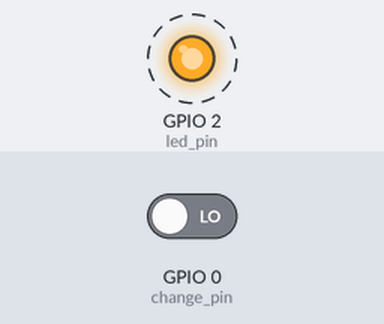
The sketch below on a simulated ESP32. Shown: output pins drawn as LEDs (lit = HIGH). Dashed ring = blinking. Inputs (shaded band) come from the test bench; at power-on: GPIO 0 (change_pin) LOW.

Above: at 0.15 s.
Timing chart, 0 to 3.0 s (numbered marks = the images above):
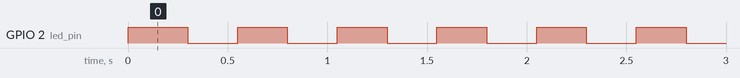

The sketch:

task_scheduling_challenge.ino
```cpp
#include <Arduino.h>

#if CONFIG_FREERTOS_UNICORE
static const BaseType_t app_cpu = 0;
#else
static const BaseType_t app_cpu = 1;
#endif

static const int led_pin = 2; // GPIO pin for the LED
static const int change_pin = 0; // GPIO pin for the button

static TaskHandle_t task_1 = NULL;
static TaskHandle_t task_2 = NULL;

enum blinkInterval {
    FAST_BLINK,
    SLOW_BLINK,
    INTERVAL_NUMBERS
};

blinkInterval currentInterval = SLOW_BLINK;


//Task: print msg length to serial terminal (lower priority)
void toggleLed(void *paramater) {
    while(1) {
        digitalWrite(led_pin, HIGH);
        vTaskDelay(1000 / portTICK_PERIOD_MS); // vTaskDelay is a non-blocking delay function
        digitalWrite(led_pin, LOW);
        vTaskDelay(1000 / portTICK_PERIOD_MS); // it expects a delay in ticks, so we convert milliseconds to ticks using portTICK_PERIOD_MS
    }
}

void toggleLedDiffInterval(void *paramater) {
    while(1) {
        digitalWrite(led_pin, HIGH);
        vTaskDelay(250 / portTICK_PERIOD_MS); // Toggle every 500ms
        digitalWrite(led_pin, LOW);
        vTaskDelay(250 / portTICK_PERIOD_MS);
    }
}


void setup() {
    pinMode(led_pin, OUTPUT);
    pinMode(change_pin, INPUT_PULLDOWN);

    xTaskCreatePinnedToCore(
        toggleLed,     // Function that implements the task.
        "Led Interval 1",       // Text name for the task.
        1024,           // Stack size in words, not bytes.
        NULL,           // Parameter passed into the task.
        1,              // Priority at which the task is created. (Lower priority)
        &task_1,        // Pointer to the task handle.
        app_cpu         // Core where the task should run.
    );

    xTaskCreatePinnedToCore(
        toggleLedDiffInterval,     // Function that implements the task.
        "Led Interval 2",       // Text name for the task.
        1024,           // Stack size in words, not bytes.
        NULL,           // Parameter passed into the task.
        1,              // Priority at which the task is created. (Higher priority)
        &task_2,        // Pointer to the task handle.
        app_cpu         // Core where the task should run.
    );

    vTaskSuspend(task_2); // Start with task_2 suspended
}

void loop() {
    // Check if the button is pressed
    if (digitalRead(change_pin) == LOW) {
        vTaskDelay(50 / portTICK_PERIOD_MS);

        currentInterval = (blinkInterval)((currentInterval + 1) % INTERVAL_NUMBERS); // Cycle through intervals
        if (currentInterval == FAST_BLINK) {
            vTaskResume(task_2); // Resume task_2 for fast blinking
            vTaskSuspend(task_1); // Suspend task_1 for fast blinking
        } else {
            vTaskSuspend(task_2); // Suspend task_2 for slow blinking
            vTaskResume(task_1); // Resume task_1 for slow blinking
        }

        while(digitalRead(change_pin) == LOW) {
            vTaskDelay(10 / portTICK_PERIOD_MS); // Wait for button release
        }
    }
}
```

Measured:
- by itself, GPIO 2 (led_pin): alternates HIGH for 0.25 s and LOW for 0.25 s
